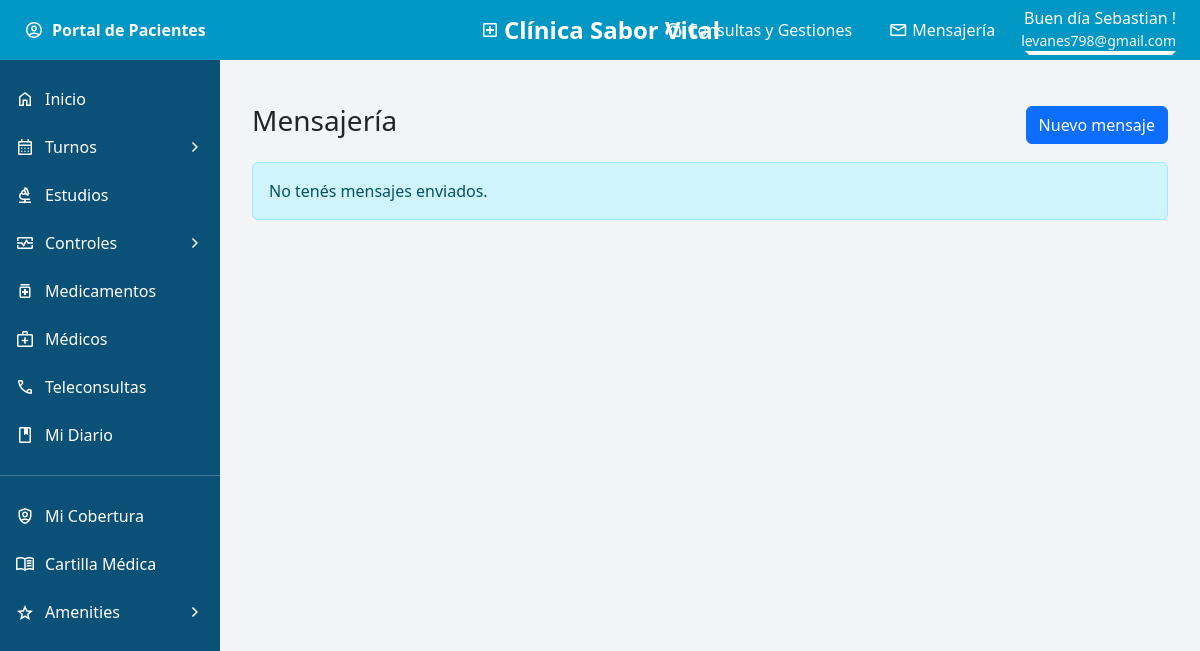
The app's page /pacientes/mensajeria/11/ (signed in), older data.
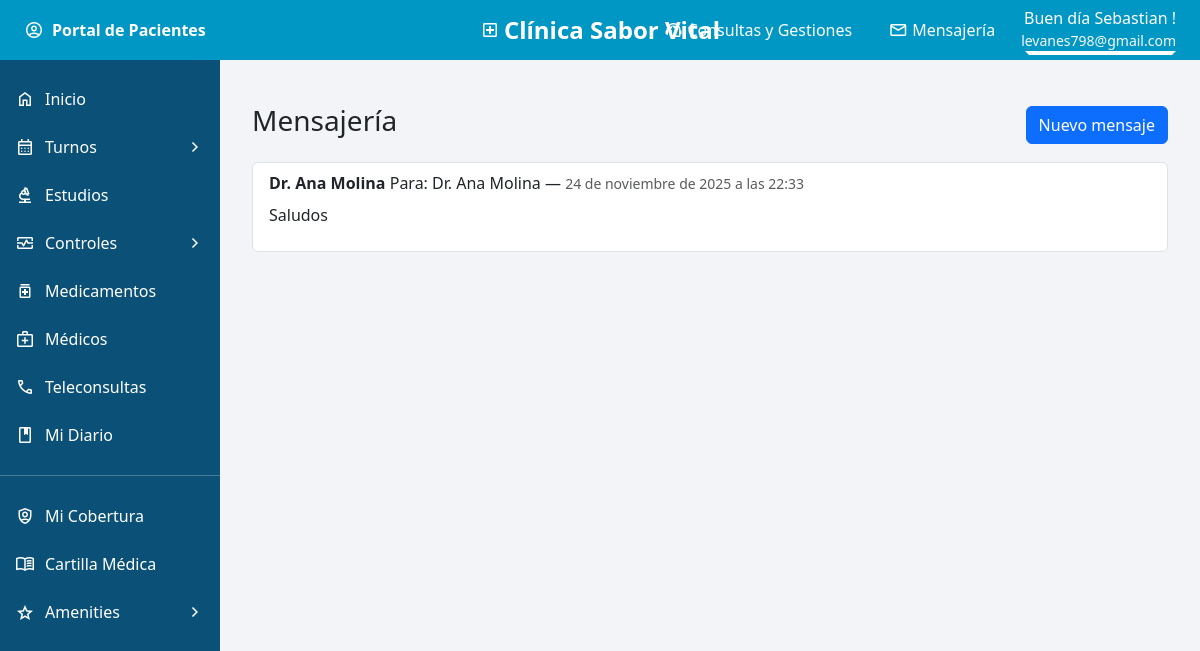
The same page, newer data.
### pacientes/models.py (models this page shows, shortened)
class Mensaje(models.Model):
    remitente = models.ForeignKey(
        settings.AUTH_USER_MODEL,
        on_delete=models.CASCADE,
        related_name="mensajes_enviados"
    )
    profesional_destino = models.ForeignKey(
        'profesionales.Profesional',
        on_delete=models.CASCADE,
        related_name='mensajes_recibidos'
    )
    texto = models.TextField(max_length=1000)
    creado = models.DateTimeField(auto_now_add=True)
    leido = models.BooleanField(default=False)
    class Meta:
        ordering = ['-creado']

### profesionales/models.py (models this page shows, shortened)
class Profesional(models.Model):
    TIPO_CONSULTA = [
    ('PRES', 'Presencial'),
    ('TELE', 'Teleconsulta'),
    ('AMBOS', 'Hibrida'),
    ]
    nombre = models.CharField(max_length=100)
    email = models.EmailField(unique=True)
    matricula = models.CharField(max_length=50)
    telefono = models.CharField(max_length=30, null=True, blank=True)
    foto = models.ImageField(upload_to='profesionales/', null=True, blank=True)
    estado = models.BooleanField(default=True)
    servicios = models.ManyToManyField(Servicio, blank=True)
    disponibilidad = models.CharField(max_length=200)
    piso = models.IntegerField()
    consultorio = models.CharField(max_length=20, blank=True, null=True)
    horario_inicio = models.TimeField(blank=True, null=True)
    horario_fin = models.TimeField(blank=True, null=True)
    dias_disponibles = models.CharField(max_length=100, blank=True, null=True)
    tipo_consulta = models.CharField(max_length=5, choices=TIPO_CONSULTA, default='PRES')
    especialidad = models.ForeignKey(
        Especialidad,
        on_delete=models.PROTECT,
        related_name='profesionales'
    )
    class Meta:
        verbose_name = "Profesional"
        verbose_name_plural = "Profesionales"

### pacientes/views.py (the view)
# urls.py: path("mensajeria/<int:paciente_id>/", views.mensajeria, name="mensajeria"),
@login_required
def mensajeria(request, paciente_id):
    paciente = cargar_paciente(request, paciente_id)
    mensajes = Mensaje.objects.filter(
        remitente=request.user
    ).order_by('-creado')
    return render(request, "pacientes/mensajeria.html", {
        "paciente": paciente,
        "paciente_id": paciente_id,
        "mensajes": mensajes,
    })

### pacientes/context_processors.py (called while the page is built)
def paciente_context(request):
    paciente = None
    paciente_id = None
    try:
        perfil = request.user.perfil
        if perfil and hasattr(perfil, "pacientes"):
            paciente_id = request.session.get("paciente_id")
            if paciente_id:
                paciente = perfil.pacientes.filter(id=paciente_id).first()
    except:
        pass
    return {
        "paciente": paciente,
        "paciente_id": paciente_id,
    }

### pacientes/views.py (called while the page is built)
def cargar_paciente(request, paciente_id):
    perfil = request.user.perfil
    return perfil.pacientes.get(pk=paciente_id)

### pacientes/templates/pacientes/mensajeria.html (shortened to what this page needs)
{% extends "base.html" %}
{% block content %}
<div class="container py-4">
    <div class="d-flex justify-content-between align-items-center mb-3">
        <h3>Mensajería</h3>
        <a href="{% url 'pacientes:nuevo_mensaje' paciente.id %}" class="btn btn-primary">Nuevo mensaje</a>
    </div>
    {% if mensajes %}
        <ul class="list-group">
            {% for m in mensajes %}
                <li class="list-group-item">
                    <strong>{{ m.profesional_destino.nombre }}</strong>
                    Para: {{ m.profesional_destino.nombre }} — <small class="text-muted">{{ m.creado }}</small>
                    <p class="mb-0 mt-2">{{ m.texto|linebreaks }}</p>
                </li>
            {% endfor %}
        </ul>
    {% else %}
        <div class="alert alert-info">No tenés mensajes enviados.</div>
    {% endif %}
</div>
{% endblock %}

Row changes from the older to the newer data that the page shows:
added Mensaje: profesional_destino.nombre "Dr. Ana Molina", creado "24 de noviembre de 2025 a las 22:33", texto "Saludos"
Text that changed along with them:
text no longer shown: "No tenés mensajes enviados."
